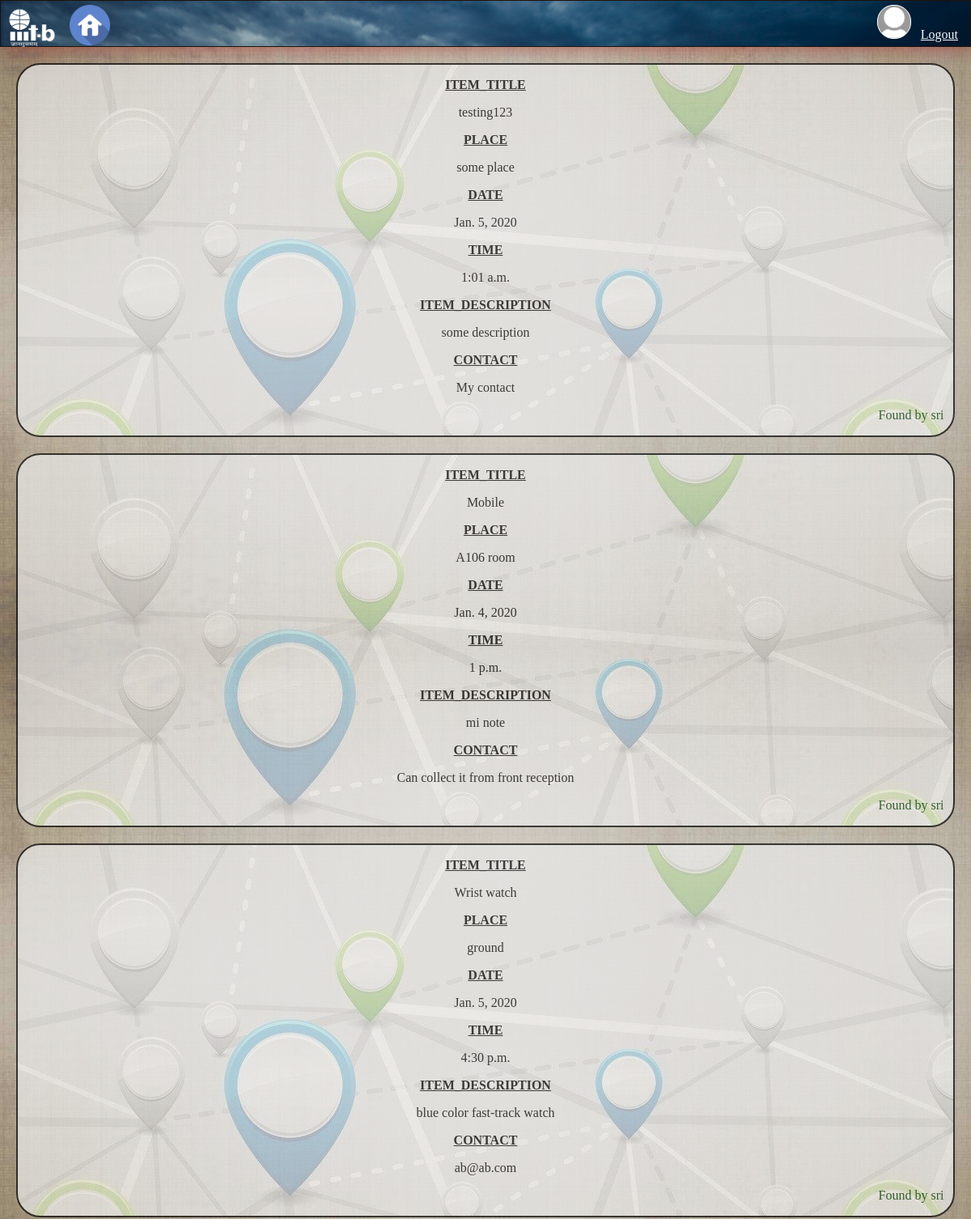
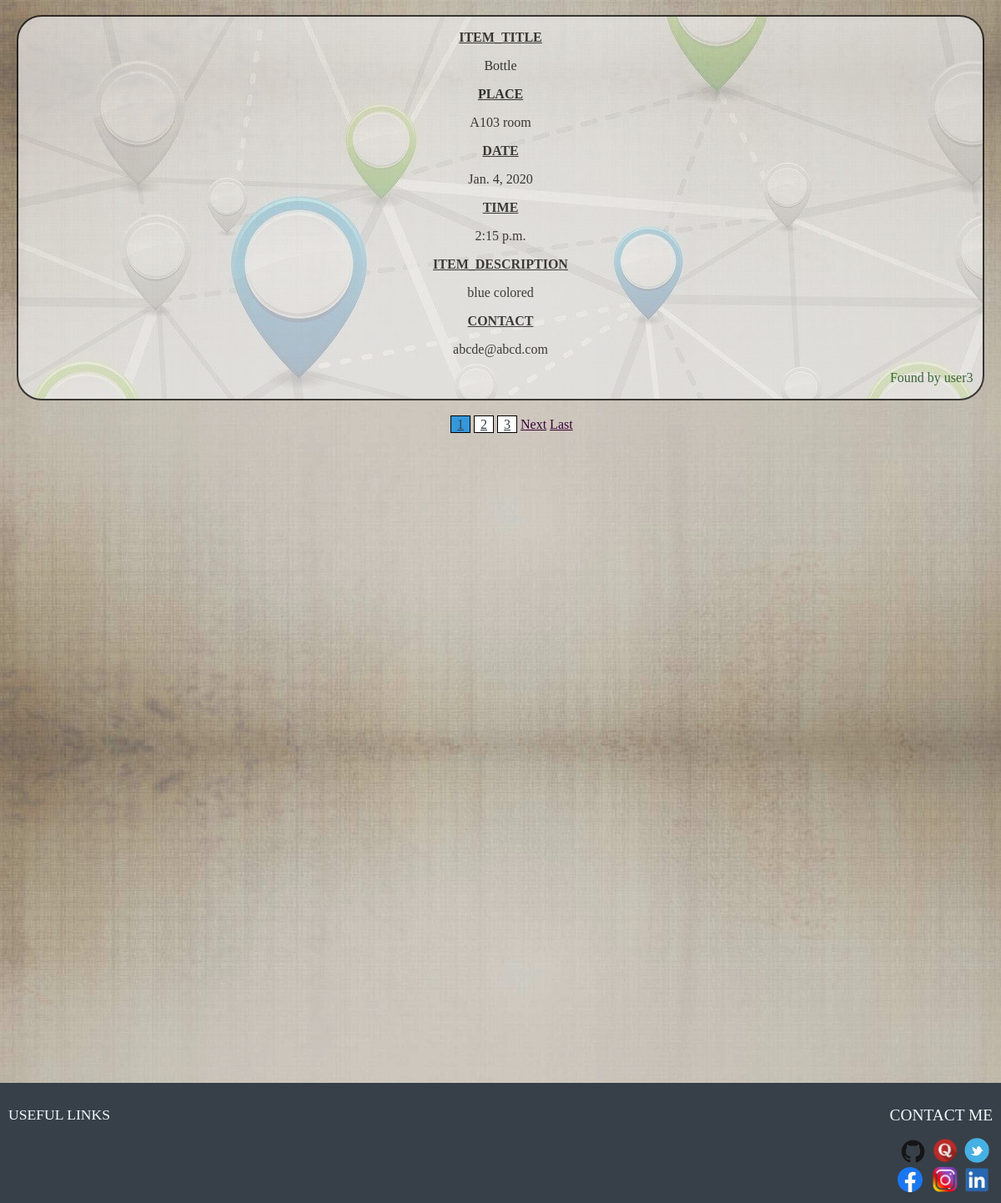
Screenshot of /foundList/ (signed in) with the database file from the repository (2 pictures, top to bottom).
### users/models.py (models this page shows, shortened)
class Profile(models.Model):
    user=models.OneToOneField(User,on_delete=models.CASCADE)
    image=models.ImageField(default='default.jpg',upload_to='profile_pics')

### lost/models.py (models this page shows, shortened)
class itemfound(models.Model):
    product_title = models.CharField(max_length=100)
    place = models.TextField(default='Found this item near ..')
    date = models.DateField()
    time=models.TimeField()
    description = models.TextField()
    contactme = models.CharField(max_length=150,default='email')
    username=models.CharField(max_length=100,blank=True,default='NULL')

### lost/views.py (the view)
# urls.py: path('foundList/',found_view,name='found_list'),
@login_required
def found_view(request,*args,**kwargs):
    obj=itemfound.objects.all()
    obj1=list(reversed(obj))
    paginator=Paginator(obj1, 4)
    page=request.GET.get('page') # ?page=number
    objpic=Profile.objects.all()
    context={
        'object':paginator.get_page(page),
        'objectpic':objpic
        }
    return render(request,"foundlist.html",context)

### templates/foundlist.html (shortened to what this page needs)
{%include 'base.html'%}
{%include 'header.html'%}
{% load static %}
<div style="padding-bottom: 780px;">
{%for data in object%}
    <div class="list1 common">
        <p><u><b>ITEM_TITLE</b></u></p>
        <p> {{data.product_title}}</p>
        <p><u><b>PLACE</b></u></p>
        <p>{{data.place}}</p>
        <p><u><b>DATE</b></u></p>
        <p>{{data.date}}</p>
        <p><u><b>TIME</b></u></p>
        <p>{{data.time}}</p>
        <p><u><b>ITEM_DESCRIPTION</b></u></p>
        <p>{{data.description}}</p>
        <p><u><b>CONTACT</b></u></p>
        <p>{{data.contactme}}</p>
        {% if data.username != '' %}
            <p style="text-align: right; padding-right: 1%; color: rgb(1, 65, 1);">Found by {{data.username}}</p>
        {%else%}
            <p style="text-align: right; padding-right: 1%; color: rgb(1, 65, 1);">Found by #Anonymous</p>
        {% endif %}
    </div>
{%endfor%}
    {% for num in object.paginator.page_range %}
        {% if object.number == num %}
            {% if not object.has_previous %}
                <a class="current" href="?page={{ num }}" style="margin-left: 45%;">{{ num }}</a>
            {% else %}
                <a class="current" href="?page={{ num }}">{{ num }}</a>
            {% endif %}
        {% elif num > object.number|add:'-3' and num < object.number|add:'3' %}
            <a href="?page={{ num }}" class="pagenums">{{ num }}</a>
        {% endif %}
    {% endfor %}
    {% if object.has_next %}
        <a href="?page={{ object.next_page_number }}" class="pagenumslinks">Next</a>
        <a href="?page={{ object.paginator.num_pages }}" class="pagenumslinks">Last</a>
    {% endif %}
</div>
{% include 'footer.html' %}

### templates/header.html
{% load static %}
<header><div class="border">
    <a href="https://www.iiitb.ac.in/" target="_blank">
    <img src="{% static '/css/images/IIIT-B_logo.png' %}" alt="IIIT-B_logo" class="icon" width=70px align="left" ></a>
    <a href="/">
        <img src="{%static '/css/images/home.png'%}" alt="home-icon" class="icon" width="50px" align="left" style="margin-left:1%;padding-bottom: 0%;"></a>
    <div align="right">
        {% if user.is_authenticated %}
            <a href="/profile/" style="margin-bottom: 0%;"><img src="{{ user.profile.image.url }}" alt="profile" width="40px" class="icon" style="border: 1px solid white;border-radius: 20px;background-color: aliceblue;"></a>&nbsp;&nbsp;
            <a href="/logout/" class="links" style="color: aliceblue;">Logout</a> &nbsp;&nbsp;
        {% else %}
            <a href="/login/" class="links" style="color: aliceblue;">Login</a> &nbsp;&nbsp;
            <a href="/register/" class="links" style="color: aliceblue;">Register</a> &nbsp;&nbsp;
            <br><br><br>
        {% endif %}
    </div>
    </div>
</header>

### static/css/style.css (style rules this page uses)
body { margin:0px; padding:0px; background-color: whitesmoke ; background-size:100%; background-image: url("images/background_header.jpg"); }
header { background-image: url("images/header.jpg"); border:1px solid #1f1209; padding:5px 3px 5px 3px; background-size: 100%; }
.common { margin: 20px; text-align: center; font-family: serif; color: black; border: 2px solid black; opacity: 0.7; transition: box-shadow 0.4s; background-image: url("images/background2.jpg"); border-radius: 30px; cursor: pointer; }
a:link { color:#374049 ; }
.pagenums { border: 1px solid black; text-align: center; padding: 1px 7px; background-color: white; }
.current { border: 1px solid black; text-align: center; padding: 1px 7px; background-color: #3498db; }
a.pagenumslinks { color: #3a013a; }

### rows the page displays
itemfound: product_title "testing123", place "some place", date "Jan. 5, 2020", time "1:01 a.m.", description "some description", contactme "My contact", username "sri"
itemfound: product_title "Mobile", place "A106 room", date "Jan. 4, 2020", time "1 p.m.", description "mi note", contactme "Can collect it from front reception", username "sri"
itemfound: product_title "Wrist watch", place "ground", date "Jan. 5, 2020", time "4:30 p.m.", description "blue color fast-track watch", contactme "ab@ab.com", username "sri"
itemfound: product_title "Bottle", place "A103 room", date "Jan. 4, 2020", time "2:15 p.m.", description "blue colored", contactme "abcde@abcd.com", username "user3"

### other values shown
{{ num }} "1"
{{ num }} "2" "3"
